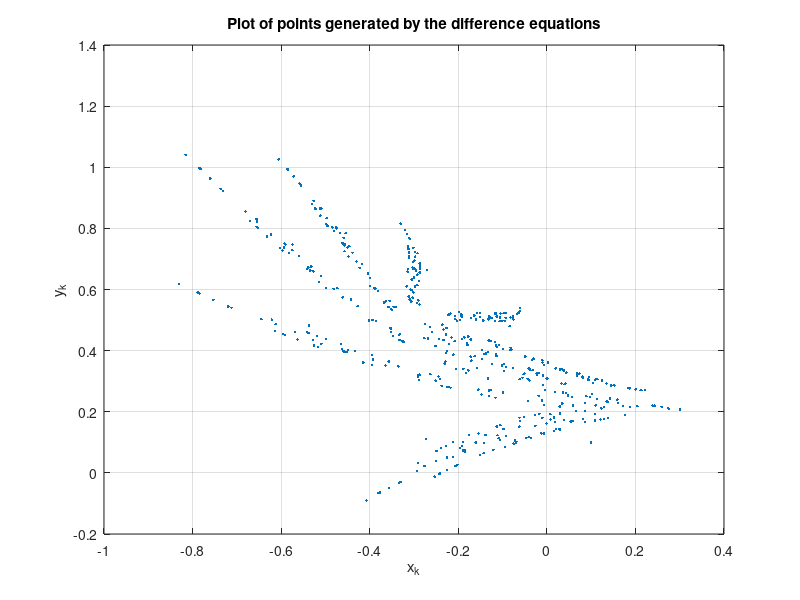

Write MATLAB code to recreate this figure.
% تعداد گامها
N = 500;

% آرایهها برای نگهداری x و y
x = zeros(1, N);
y = zeros(1, N);

% مقادیر اولیه (مثلاً)
x(1) = 0.1;
y(1) = 0.1;

% حلقه محاسبه نقاط
for k = 1:N-1
    x(k+1) = y(k)*(1 + sin(0.7 * x(k))) - 1.2 * sqrt(abs(x(k)));
    y(k+1) = 0.21 - x(k);
end

% رسم نقاط
figure
plot(x, y, '.')
xlabel('x_k')
ylabel('y_k')
title('Plot of points generated by the difference equations')
grid on
